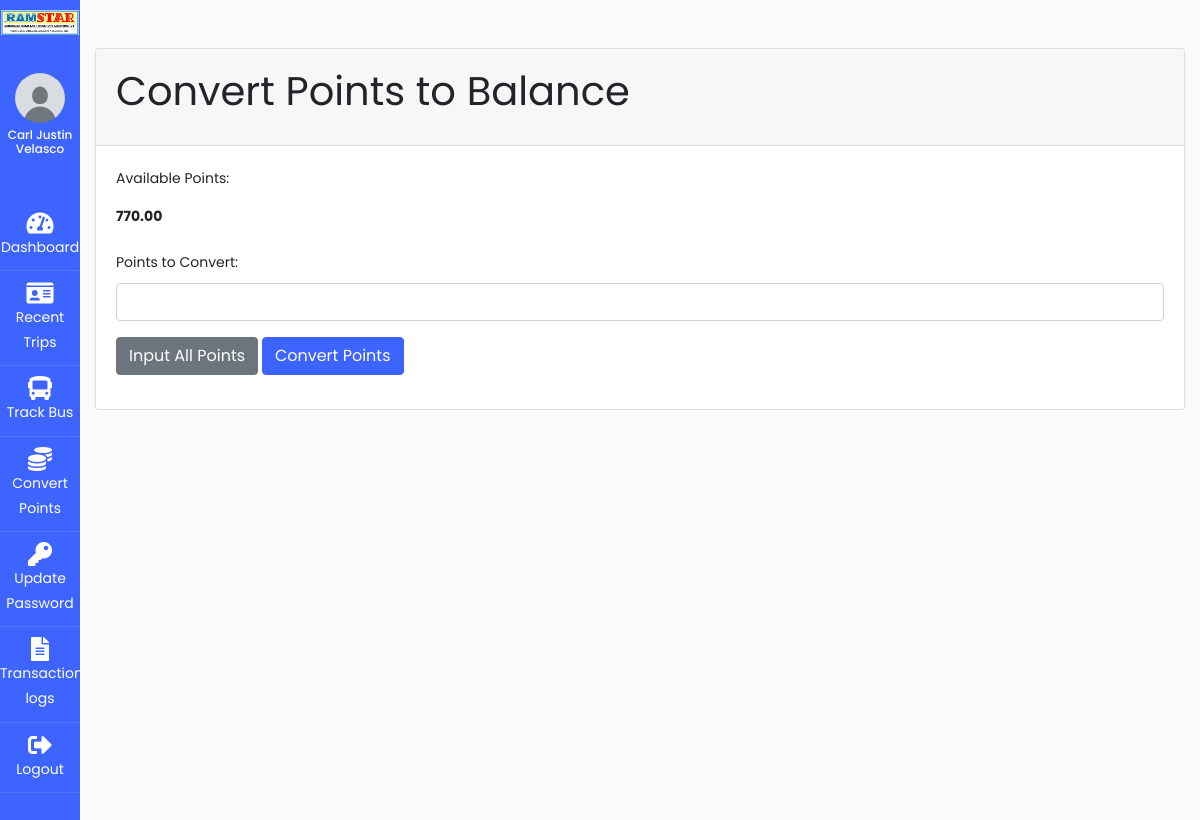
The app's page /users/convert_points.php (signed in), older data.
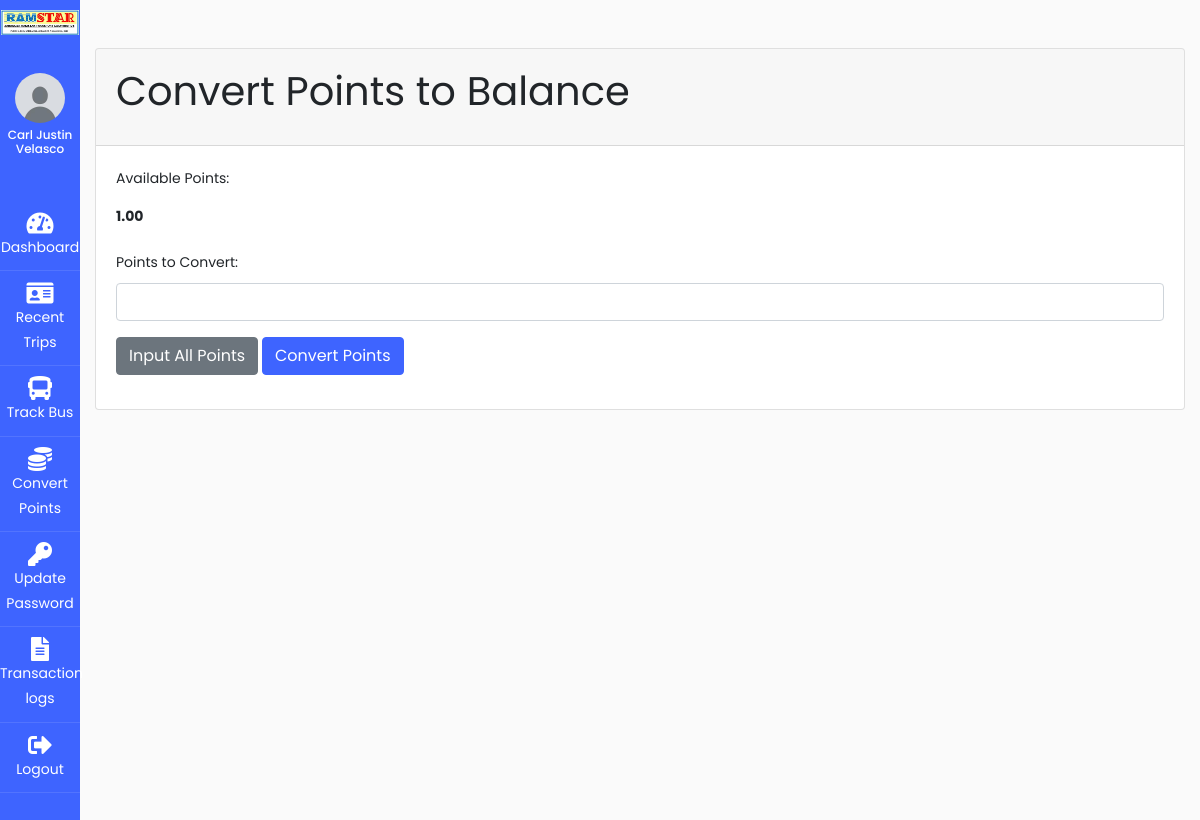
The same page, newer data.
### tables this page shows
CREATE TABLE `useracc` (
  `id` int(11) UNSIGNED NOT NULL,
  `account_number` varchar(50) NOT NULL,
  `firstname` varchar(100) NOT NULL,
  `profile_picture` varchar(255) DEFAULT NULL,
  `lastname` varchar(100) NOT NULL,
  `middlename` varchar(100) NOT NULL,
  `suffix` varchar(10) DEFAULT NULL,
  `birthday` date NOT NULL,
  `age` int(11) NOT NULL,
  `gender` enum('Male','Female','Other') NOT NULL,
  `email` varchar(100) NOT NULL,
  `contactnumber` varchar(15) NOT NULL,
  `province` varchar(250) NOT NULL,
  `municipality` varchar(250) NOT NULL,
  `barangay` varchar(250) NOT NULL,
  `address` varchar(255) NOT NULL,
  `password` varchar(255) NOT NULL,
  `balance` decimal(10,2) DEFAULT 0.00,
  `role` enum('User','Admin','Cashier') DEFAULT 'User',
  `created_at` timestamp NOT NULL DEFAULT current_timestamp(),
  `is_activated` tinyint(1) DEFAULT 0,
  `id_type` varchar(50) NOT NULL,
  `id_file` varchar(255) NOT NULL,
  `points` decimal(10,2) DEFAULT 0.00
);

### users/convert_points.php (the view, shortened to what this page needs)
<?php
include '../config/connection.php';
$accountNumber = $_SESSION['account_number'];
$stmt = $conn->prepare("SELECT points FROM useracc WHERE account_number = ?");
$stmt->bind_param("s", $accountNumber);
$stmt->execute();
$result = $stmt->get_result();
$user = $result->fetch_assoc();
$availablePoints = $user['points'];
?>
<!DOCTYPE html>
<html lang="en">
<head>
    <link href="https://cdn.jsdelivr.net/npm/bootstrap@5.3.3/dist/css/bootstrap.min.css" rel="stylesheet">
    <link rel="stylesheet" href="https://stackpath.bootstrapcdn.com/font-awesome/4.7.0/css/font-awesome.min.css">
    <link rel="stylesheet" href="https://cdnjs.cloudflare.com/ajax/libs/font-awesome/5.15.4/css/all.min.css">
    <link rel="stylesheet" href="../css/style.css">
</head>
<body>
    <div class="container mt-5">
        <div class="card">
            <div class="card-header">
                <h1 class="card-title">Convert Points to Balance</h1>
            </div>
            <div class="card-body">
                <form id="convertPointsForm">
                    <div class="mb-3">
                        <label class="form-label">Available Points:</label>
                        <p class="form-control-plaintext fw-bold">
                            <?php echo htmlspecialchars($availablePoints); ?>
                        </p>
                    </div>
                    <div class="mb-3">
                        <label for="points" class="form-label">Points to Convert:</label>
                        <input type="number" class="form-control" name="points" id="points" min="1"
                            max="<?php echo htmlspecialchars($availablePoints); ?>" required>
                    </div>
                    <button type="button" class="btn btn-secondary" onclick="inputAllPoints()">Input All Points</button>
                    <button type="button" class="btn btn-primary" onclick="confirmConversion()">Convert Points</button>
                </form>
            </div>
        </div>
    </div>
</body>
</html>

Row changes from the older to the newer data that the page shows:
changed useracc: points "770.00" → "1.00"
